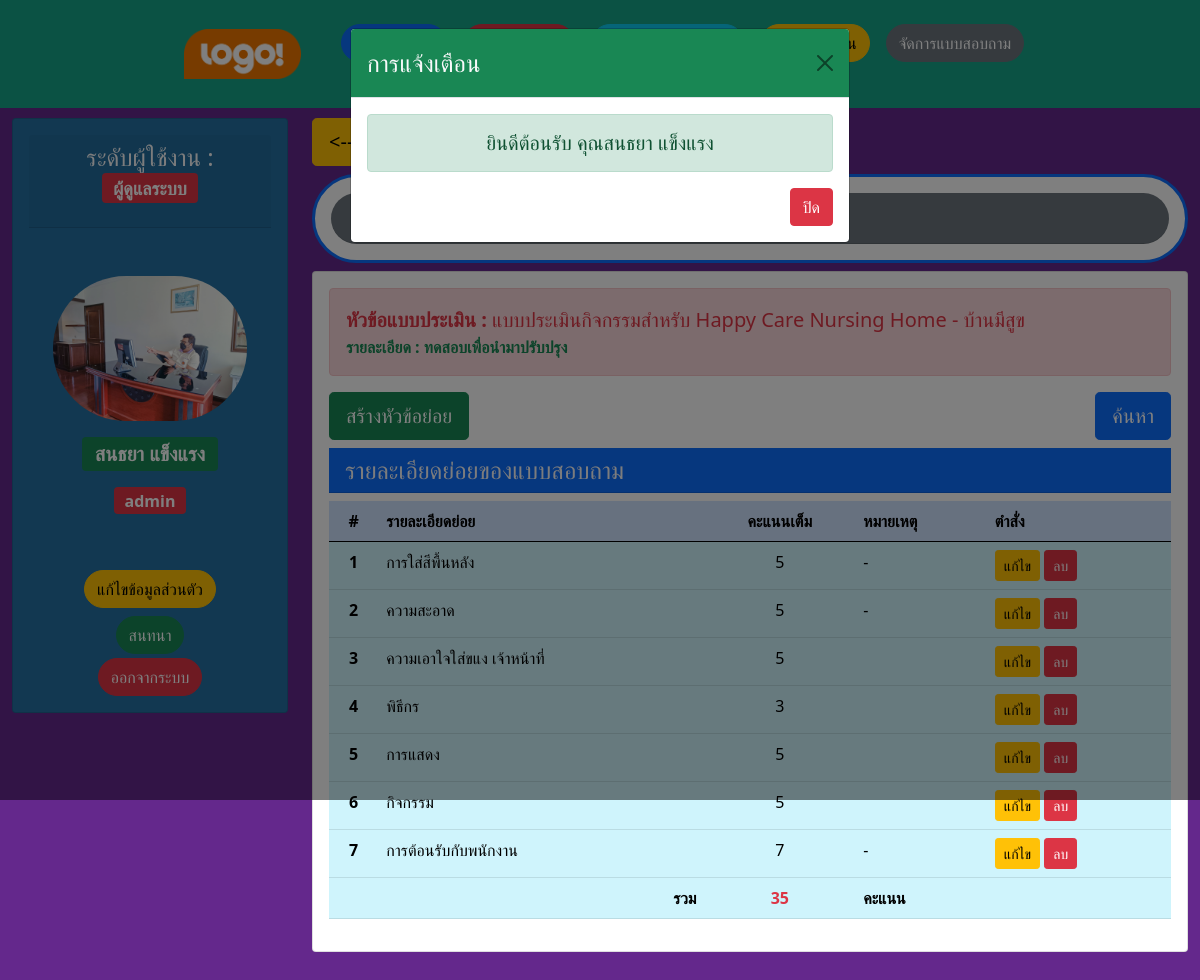
The app's page /admin/admin-add-report-detail.php?id=7 (signed in) with its own data.
### tables this page shows
CREATE TABLE `users` (
  `id_user` int(5) NOT NULL COMMENT 'รหัส',
  `usernames` varchar(50) NOT NULL COMMENT 'ชื่อผู้ใช้งาน',
  `passwords` varchar(50) NOT NULL COMMENT 'รหัสผ่าน',
  `fname` varchar(100) NOT NULL COMMENT 'ชื่อ',
  `lname` varchar(100) NOT NULL COMMENT 'นามสกุล',
  `tel` text NOT NULL,
  `address` text NOT NULL COMMENT 'ที่อยู่',
  `pic` varchar(100) NOT NULL DEFAULT 'pic_default.jpg' COMMENT 'รูป',
  `birthday` date NOT NULL,
  `user_level` int(1) NOT NULL DEFAULT '0' COMMENT 'ระดับผู้ใช้งาน'
);

CREATE TABLE `report` (
  `id_report` int(5) NOT NULL,
  `report_topic` varchar(100) NOT NULL,
  `report_detail` text NOT NULL,
  `id_user` int(5) NOT NULL,
  `view_report` int(5) NOT NULL
);

CREATE TABLE `report_detail` (
  `id_report_detail` int(5) NOT NULL,
  `id_report` int(5) NOT NULL,
  `detail_name` varchar(255) NOT NULL,
  `report_score` int(3) NOT NULL,
  `report_note` varchar(255) NOT NULL,
  `id_user` int(5) NOT NULL
);

### admin/admin-add-report-detail.php (the view, shortened to what this page needs)
<?php
	require('../dbcon.php');
?>
<!doctype html>
<html lang="en">
  <head>
      <link href="../css/bootstrap.min.css" rel="stylesheet">
  </head>
  <body style="height: 5000px; padding-top: 70px;background: rgb(100, 40, 140);">
    <div class="container-fluid">
      <?php include 'nav-admin.php' ?>
      <div class="row justify-content-center">
        <div class="col-md-3 d-none d-lg-block">
          <?php include 'nav-left.php';?>
        </div>
        <div class="col-md-9">
        <a href="admin-add-report.php" class="btn btn-warning btn-lg"><--- back</a>
          <div class="card border-primary border-3 rounded-pill my-2">
            <div class="card-body">
              <h3 class="card-header bg-secondary text-center text-white rounded-pill">จัดการแบบสอบถาม</h3>
            </div>
          </div>
          <div class="card">
            <div class="card-body">
            <?php
					$id_report=$_GET['id'];
					$sql="SELECT * FROM report WHERE id_report = '$id_report' ";
					$result=mysqli_query($conn,$sql);
					$row=mysqli_fetch_object($result);
				?>
            <div class="alert alert-danger">
              <strong class="text-danger fs-5">หัวข้อแบบประเมิน : </strong>
              <strong class="text-danger h5"><?php echo $row->report_topic; ?></strong>
              <br>
              <strong class="text-success fs-6">รายละเอียด : </strong>
              <strong class="text-success"><?php echo $row->report_detail; ?></strong>
            </div>
              <div class="form-group mb-5">
                <a href="#insert-report-detail" class="btn btn-success float-start btn-lg" data-bs-toggle="modal">สร้างหัวข้อย่อย</a>
                <a href="#search-report-detail" class="btn btn-primary float-end btn-lg" data-bs-toggle="modal">ค้นหา</a>
              </div>
              <br>
              <h4 class="bg-primary card-header mb-2 text-light">รายละเอียดย่อยของแบบสอบถาม</h4>
              <table class="table table-hover table-info">
                <thead>
                  <tr class="table-primary">
                    <th class="text-center">#</th>
                    <th>รายละเอียดย่อย</th>
                    <th class="text-center">คะแนนเต็ม</th>
                    <th>หมายเหตุ</th>
                    <th>ตำสั่ง</th>
                  </tr>
                </thead>
                <tbody>
                  <?php
                  $id_report=$_GET["id"];
                  if (isset($_SESSION['search_report_detail'])) {
                    $search_report_detail=$_SESSION['search_report_detail'];
                    $sql="SELECT * FROM report_detail,report WHERE report.id_report = report_detail.id_report and report.id_report='$id_report' and (detail_name LIKE '%$search_report_detail%' or report_note LIKE '%$search_report_detail%')";
                  }else{
                    $sql="SELECT * FROM report_detail,report WHERE report.id_report = report_detail.id_report and report.id_report='$id_report'";
                  }
					$i=1;
					$result=mysqli_query($conn,$sql);
          $sum_score=0;
					while($row=mysqli_fetch_object($result)){
                   ?>
                  <tr>
                    <th class="text-center"><?php echo $i++; ?></th>
                    <td><?php echo $row->detail_name;?></td>
                    <td class="text-center"><?php echo $row->report_score; $sum_score+=$row->report_score;?></td>
                    <td><?php echo $row->report_note;?></td>
                    <td>
                      <a href="#edit_report_detail<?php echo $i;?>" data-bs-toggle="modal" class="btn btn-warning btn-sm">แก้ไข</a>
                      <a href="sql/del-report-detail.php?id_report=<?php echo $_GET["id"];?>&id_report_detail=<?php echo $row->id_report_detail;?>" class="btn btn-danger btn-sm" onclick="return confirm('ยืนยันการลบข้อมูล ?');">ลบ</a>
                    </td>
                  </tr>
                <?php } ?>
        					 <tfoot>
                   <tr>
                     <th colspan="2" class="text-end">รวม</th>
                     <th class="text-center text-danger"><?php echo $sum_score;?></th>
                     <th colspan="2">คะแนน</th>
                   </tr>
                  </tfoot>
                </tbody>
              </table>
            </div>
          </div>
        </div>
      </div>
    </div>
  <?php include '../alert-modal.php'; ?>
  </body>
</html>

### admin/nav-left.php
<div class="card text-light d-none d-lg-block" style="background-color: rgb(36, 113, 163);" >
	<div class="card-body">
		<h4 class="card-header text-center">ระดับผู้ใช้งาน :
			<p class="badge bg-danger">ผู้ดูแลระบบ</p>
		</h4>
	    <div class="d-flex flex-column align-items-center text-center">
        	<img class="rounded-pill mt-5" width="80%" src="../uploads/<?php echo $row->pic;?>">
	          <p class="form-label badge bg-success fs-5 font-weight-bold mt-3"><?php echo $row->fname." ".$row->lname; ?></p>
	          <p class="form-label badge fs-6 mt-2 <?php if($row->user_level==1){echo "bg-danger";}else{echo "bg-warning";} ?>"><?php echo $row->usernames; ?></p>
        	<div class="mt-5">
            	<a href="edit-admin.php" class="btn btn-warning rounded-pill">แก้ไขข้อมูลส่วนตัว</a>
          	</div>
          	<div class="mt-2">
          		<a href="admin-add-chat-room.php" class="btn btn-success rounded-pill">สนทนา</a>
          	</div>
	        <div class="mt-1">
	            <a href="../logout.php" class="btn btn-danger rounded-pill">ออกจากระบบ</a>
	        </div>
        </div>
	</div>
</div>

### records on screen
users: pic (picture), fname "สนธยา", lname "แข็งแรง", usernames "admin"
report: report_topic "แบบประเมินกิจกรรมสำหรับ Happy Care Nursing Home - บ้านมีสูข", report_detail "ทดสอบเพื่อนำมาปรับปรุง"
report_detail: detail_name "การใส่สีพื้นหลัง", report_score "5", report_note "-"
report_detail: detail_name "ความสะอาด", report_score "5", report_note "-"
report_detail: detail_name "ความเอาใจใส่ขแง เจ้าหน้าที่", report_score "5"
report_detail: detail_name "พิธีกร", report_score "3"
report_detail: detail_name "การแสดง", report_score "5"
report_detail: detail_name "กิจกรรม", report_score "5"
report_detail: detail_name "การต้อนรับกับพนักงาน", report_score "7", report_note "-"

### other values on screen
$sum_score "35"
$_SESSION['ok'] "ยินดีต้อนรับ คุณสนธยา แข็งแรง"
